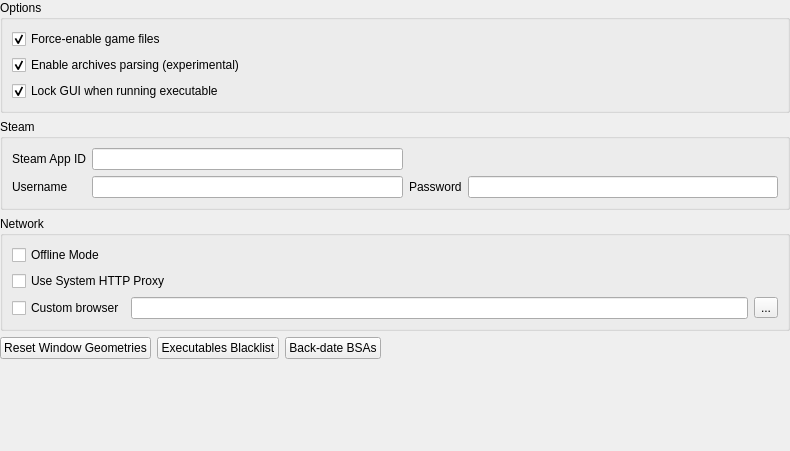
         <widget class="QWidget" name="workaroundScrollAreaWidgetContents">
          <property name="geometry">
           <rect>
            <x>0</x>
            <y>0</y>
            <width>790</width>
            <height>451</height>
           </rect>
          </property>
          <property name="autoFillBackground">
           <bool>false</bool>
          </property>
          <layout class="QVBoxLayout" name="verticalLayout_6">
           <property name="leftMargin">
            <number>0</number>
           </property>
           <property name="topMargin">
            <number>0</number>
           </property>
           <property name="rightMargin">
            <number>0</number>
           </property>
           <property name="bottomMargin">
            <number>0</number>
           </property>
           <item>
            <widget class="QGroupBox" name="workaroundsOptionsBox">
             <property name="title">
              <string>Options</string>
             </property>
             <layout class="QVBoxLayout" name="verticalLayout_23">
              <property name="leftMargin">
               <number>9</number>
              </property>
              <property name="topMargin">
               <number>9</number>
              </property>
              <property name="rightMargin">
               <number>9</number>
              </property>
              <property name="bottomMargin">
               <number>9</number>
              </property>
              <item>
               <widget class="QCheckBox" name="forceEnableBox">
                <property name="toolTip">
                 <string>If checked, files (i.e. esps, esms and bsas) belonging to the core game can not be disabled in the UI. (default: on)</string>
                </property>
                <property name="whatsThis">
                 <string>If checked, files (i.e. esps, esms and bsas) belonging to the core game can not be disabled in the UI. (default: on)
Uncheck this if you want to use Mod Organizer with total conversions (like Nehrim) but be aware that the game will crash if required files are not enabled.</string>
                </property>
                <property name="text">
                 <string>Force-enable game files</string>
                </property>
                <property name="checked">
                 <bool>true</bool>
                </property>
               </widget>
              </item>
              <item>
               <widget class="QCheckBox" name="enableArchiveParsingBox">
                <property name="toolTip">
                 <string>Enable parsing of Archives. This is an Experimental Feature. Has negative effects on performance and known incorrectness.</string>
                </property>
                <property name="whatsThis">
                 <string>&lt;html&gt;&lt;head/&gt;&lt;body&gt;&lt;p&gt;By default, MO will parse archive files (BSA, BA2) to calculate conflicts between the contents of the archive files and other loose files. This process has a noticeable cost in performance.&lt;/p&gt;&lt;p&gt;This feature should not be confused with the archive management feature offered by MO1. MO2 will only show conflicts with archives and will NOT load them into the game or program.&lt;/p&gt;&lt;p&gt;If you disable this feature, MO will only display conflicts between loose files.&lt;/p&gt;&lt;/body&gt;&lt;/html&gt;</string>
                </property>
                <property name="text">
                 <string>Enable archives parsing (experimental)</string>
                </property>
                <property name="checked">
                 <bool>true</bool>
                </property>
               </widget>
              </item>
              <item>
               <widget class="QCheckBox" name="lockGUIBox">
                <property name="toolTip">
                 <string>Disable this to prevent the GUI from being locked when running an executable.  This may result in abnormal behavior.</string>
                </property>
                <property name="whatsThis">
                 <string>Disable this to prevent the GUI from being locked when running an executable.  This may result in abnormal behavior.</string>
                </property>
                <property name="text">
                 <string>Lock GUI when running executable</string>
                </property>
                <property name="checked">
                 <bool>true</bool>
                </property>
               </widget>
              </item>
             </layout>
            </widget>
           </item>
           <item>
            <widget class="QGroupBox" name="groupBox_12">
             <property name="title">
              <string>Steam</string>
             </property>
             <layout class="QGridLayout" name="gridLayout_7">
              <item row="1" column="1">
               <widget class="QLineEdit" name="steamUserEdit"/>
              </item>
              <item row="1" column="2">
               <widget class="QLabel" name="label_20">
                <property name="text">
                 <string>Password</string>
                </property>
               </widget>
              </item>
              <item row="1" column="3">
               <widget class="QLineEdit" name="steamPassEdit">
                <property name="echoMode">
                 <enum>QLineEdit::EchoMode::Password</enum>
                </property>
               </widget>
              </item>
              <item row="1" column="0">
               <widget class="QLabel" name="label_19">
                <property name="text">
                 <string>Username</string>
                </property>
               </widget>
              </item>
              <item row="0" column="0">
               <widget class="QLabel" name="label_4">
                <property name="text">
                 <string>Steam App ID</string>
                </property>
               </widget>
              </item>
              <item row="0" column="1">
               <widget class="QLineEdit" name="appIDEdit">
                <property name="toolTip">
                 <string>The Steam AppID for your game</string>
                </property>
                <property name="whatsThis">
                 <string>&lt;!DOCTYPE HTML PUBLIC &quot;-//W3C//DTD HTML 4.0//EN&quot; &quot;http://www.w3.org/TR/REC-html40/strict.dtd&quot;&gt;
&lt;html&gt;&lt;head&gt;&lt;meta name=&quot;qrichtext&quot; content=&quot;1&quot; /&gt;&lt;style type=&quot;text/css&quot;&gt;
p, li { white-space: pre-wrap; }
&lt;/style&gt;&lt;/head&gt;&lt;body style=&quot; font-family:'MS Shell Dlg 2'; font-size:8.25pt; font-weight:400; font-style:normal;&quot;&gt;
&lt;p style=&quot; margin-top:0px; margin-bottom:0px; margin-left:0px; margin-right:0px; -qt-block-indent:0; text-indent:0px;&quot;&gt;&lt;span style=&quot; font-size:8pt;&quot;&gt;The Steam App ID is required to directly start some games. For Skyrim, if this is not set or wrong, the &amp;quot;Mod Organizer&amp;quot; load mechanism may not work properly.&lt;/span&gt;&lt;/p&gt;
&lt;p style=&quot; margin-top:0px; margin-bottom:0px; margin-left:0px; margin-right:0px; -qt-block-indent:0; text-indent:0px;&quot;&gt;&lt;span style=&quot; font-size:8pt;&quot;&gt;The preset for this is the App ID of the &amp;quot;regular&amp;quot; version so in most cases, you should be set.&lt;/span&gt;&lt;/p&gt;
&lt;p style=&quot; margin-top:0px; margin-bottom:0px; margin-left:0px; margin-right:0px; -qt-block-indent:0; text-indent:0px;&quot;&gt;&lt;span style=&quot; font-size:8pt;&quot;&gt;If you think you have a different version (GotY or something), follow these steps to get to the id:&lt;/span&gt;&lt;/p&gt;
&lt;p style=&quot; margin-top:0px; margin-bottom:0px; margin-left:0px; margin-right:0px; -qt-block-indent:0; text-indent:0px;&quot;&gt;&lt;span style=&quot; font-size:8pt;&quot;&gt;1. Navigate to the game library in steam&lt;/span&gt;&lt;/p&gt;
&lt;p style=&quot; margin-top:0px; margin-bottom:0px; margin-left:0px; margin-right:0px; -qt-block-indent:0; text-indent:0px;&quot;&gt;&lt;span style=&quot; font-size:8pt;&quot;&gt;2. right-click on the game you need the id for and choose &lt;/span&gt;&lt;span style=&quot; font-size:8pt; font-weight:600;&quot;&gt;Create desktop shortcut&lt;/span&gt;&lt;/p&gt;
&lt;p style=&quot; margin-top:0px; margin-bottom:0px; margin-left:0px; margin-right:0px; -qt-block-indent:0; text-indent:0px;&quot;&gt;&lt;span style=&quot; font-size:8pt;&quot;&gt;3. right-click on the newly created shortcut on your desktop and select &lt;/span&gt;&lt;span style=&quot; font-size:8pt; font-weight:600;&quot;&gt;Properties&lt;/span&gt;&lt;/p&gt;
&lt;p style=&quot; margin-top:0px; margin-bottom:0px; margin-left:0px; margin-right:0px; -qt-block-indent:0; text-indent:0px;&quot;&gt;&lt;span style=&quot; font-size:8pt;&quot;&gt;4. in the URL-field you should see something like this: &lt;/span&gt;&lt;span style=&quot; font-size:8pt; font-style:italic;&quot;&gt;steam://rungameid/22380&lt;/span&gt;&lt;/p&gt;
&lt;p style=&quot; margin-top:0px; margin-bottom:0px; margin-left:0px; margin-right:0px; -qt-block-indent:0; text-indent:0px;&quot;&gt;&lt;span style=&quot; font-size:8pt;&quot;&gt;22380 is the id you're looking for.&lt;/span&gt;&lt;/p&gt;&lt;/body&gt;&lt;/html&gt;</string>
                </property>
               </widget>
              </item>
             </layout>
            </widget>
           </item>
           <item>
            <widget class="QGroupBox" name="groupBox">
             <property name="minimumSize">
              <size>
               <width>0</width>
               <height>100</height>
              </size>
             </property>
             <property name="title">
              <string>Network</string>
             </property>
             <layout class="QVBoxLayout" name="verticalLayout_22">
              <item>
               <widget class="QCheckBox" name="offlineBox">
                <property name="statusTip">
                 <string>Disable automatic internet features</string>
                </property>
                <property name="whatsThis">
                 <string>Disable automatic internet features. This does not affect features that are explicitly invoked by the user (like checking mods for updates, endorsing, opening the web browser)</string>
                </property>
                <property name="text">
                 <string>Offline Mode</string>
                </property>
               </widget>
              </item>
              <item>
               <widget class="QCheckBox" name="proxyBox">
                <property name="statusTip">
                 <string>Use a proxy for network connections.</string>
                </property>
                <property name="whatsThis">
                 <string>Use a proxy for network connections. This uses the system-wide settings which can be configured in Internet Explorer. Please note that MO will start up a few seconds slower on some systems when using a proxy.</string>
                </property>
                <property name="text">
                 <string>Use System HTTP Proxy</string>
                </property>
               </widget>
              </item>
              <item>
               <widget class="QWidget" name="widget_7" native="true">
                <layout class="QHBoxLayout" name="horizontalLayout_9">
                 <property name="leftMargin">
                  <number>0</number>
                 </property>
                 <property name="topMargin">
                  <number>0</number>
                 </property>
                 <property name="rightMargin">
                  <number>0</number>
                 </property>
                 <property name="bottomMargin">
                  <number>0</number>
                 </property>
                 <item>
                  <widget class="QCheckBox" name="useCustomBrowser">
                   <property name="toolTip">
                    <string>Use &quot;%1&quot; as a placeholder for the URL.</string>
                   </property>
                   <property name="statusTip">
                    <string>Use &quot;%1&quot; as a placeholder for the URL.</string>
                   </property>
                   <property name="whatsThis">
                    <string>Use &quot;%1&quot; as a placeholder for the URL.</string>
                   </property>
                   <property name="text">
                    <string>Custom browser</string>
                   </property>
                  </widget>
                 </item>
                 <item>
                  <widget class="QLineEdit" name="browserCommand">
                   <property name="toolTip">
                    <string>Use &quot;%1&quot; as a placeholder for the URL.</string>
                   </property>
                   <property name="statusTip">
                    <string>Use &quot;%1&quot; as a placeholder for the URL.</string>
                   </property>
                   <property name="whatsThis">
                    <string>Use &quot;%1&quot; as a placeholder for the URL.</string>
                   </property>
                  </widget>
                 </item>
                 <item>
                  <widget class="QToolButton" name="browseCustomBrowser">
                   <property name="text">
                    <string>...</string>
                   </property>
                  </widget>
                 </item>
                </layout>
               </widget>
              </item>
             </layout>
            </widget>
           </item>
           <item>
            <widget class="QWidget" name="widget_12" native="true">
             <layout class="QHBoxLayout" name="horizontalLayout">
              <property name="leftMargin">
               <number>0</number>
              </property>
              <property name="topMargin">
               <number>0</number>
              </property>
              <property name="rightMargin">
               <number>0</number>
              </property>
              <property name="bottomMargin">
               <number>0</number>
              </property>
              <item>
               <widget class="QPushButton" name="resetGeometryBtn">
                <property name="toolTip">
                 <string>Resets the window geometries for all windows.  This can be useful if a window becomes too small or too large, if a column becomes too thin or too wide, and in similar situations.</string>
                </property>
                <property name="whatsThis">
                 <string>Resets the window geometries for all windows.  This can be useful if a window becomes too small or too large, if a column becomes too thin or too wide, and in similar situations.</string>
                </property>
                <property name="text">
                 <string>Reset Window Geometries</string>
                </property>
               </widget>
              </item>
              <item>
               <widget class="QPushButton" name="execBlacklistBtn">
                <property name="toolTip">
                 <string>Add executables to the blacklist to prevent them from
accessing the virtual file system. This is useful to prevent
unintended programs from being hooked. Hooking unintended
programs may affect the execution of these programs or the
programs you are intentionally running.</string>
                </property>
                <property name="whatsThis">
                 <string>Add executables to the blacklist to prevent them from accessing the virtual file system.  This is useful to prevent unintended programs from being hooked.  Hooking unintended programs may affect the execution of these programs or the programs you are intentionally running.</string>
                </property>
                <property name="text">
                 <string>Executables Blacklist</string>
                </property>
                <property name="autoDefault">
                 <bool>false</bool>
                </property>
               </widget>
              </item>
              <item>
               <widget class="QPushButton" name="bsaDateBtn">
                <property name="toolTip">
                 <string>For Skyrim, this can be used instead of Archive Invalidation. It should make AI redundant for all Profiles.
For the other games this is not a sufficient replacement for AI!</string>
                </property>
                <property name="whatsThis">
                 <string>For Skyrim, this can be used instead of Archive Invalidation. It should make AI redundant for all Profiles.
For the other games this is not a sufficient replacement for AI!</string>
                </property>
                <property name="text">
                 <string>Back-date BSAs</string>
                </property>
                <property name="icon">
                 <iconset>
                  <normaloff>:/MO/gui/resources/emblem-readonly.png</normaloff>:/MO/gui/resources/emblem-readonly.png</iconset>
                </property>
               </widget>
              </item>
              <item>
               <spacer name="horizontalSpacer">
                <property name="orientation">
                 <enum>Qt::Orientation::Horizontal</enum>
                </property>
                <property name="sizeHint" stdset="0">
                 <size>
                  <width>40</width>
                  <height>20</height>
                 </size>
                </property>
               </spacer>
              </item>
             </layout>
            </widget>
           </item>
           <item>
            <spacer name="verticalSpacer">
             <property name="orientation">
              <enum>Qt::Orientation::Vertical</enum>
             </property>
             <property name="sizeHint" stdset="0">
              <size>
               <width>20</width>
               <height>40</height>
              </size>
             </property>
            </spacer>
           </item>
          </layout>
         </widget>
